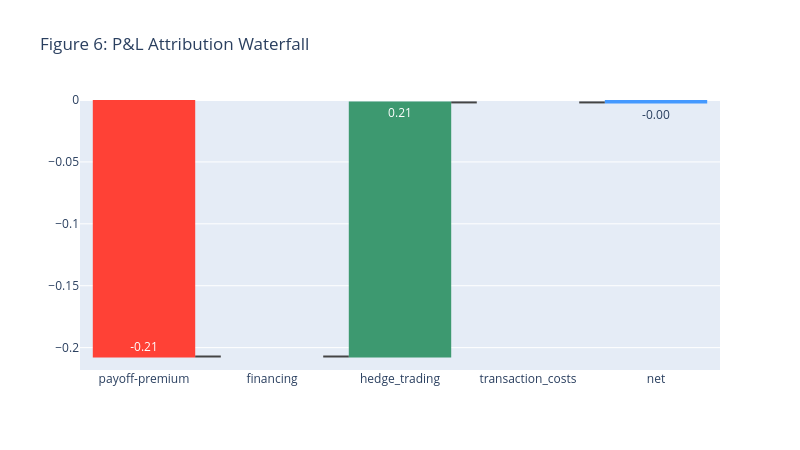

The notebook cell saved with this chart:
### Markdown cell above
## 13. Figure 6 — P&L Attribution Waterfall
Decompose average P&L into components; shows where gains/losses originate.

### Code cell
comp = {
    'payoff-premium': np.mean(res_mc['payoff_component']),
    'financing': np.mean(res_mc['financing_component']),
    'hedge_trading': np.mean(res_mc['hedge_trading_component']),
    'transaction_costs': np.mean(res_mc['transaction_cost_component']),
}
comp['net'] = sum(comp.values())

fig6 = go.Figure(go.Waterfall(
    name='P&L Attribution',
    orientation='v',
    measure=['relative', 'relative', 'relative', 'relative', 'total'],
    x=['payoff-premium', 'financing', 'hedge_trading', 'transaction_costs', 'net'],
    text=[f"{v:.2f}" for v in [comp['payoff-premium'], comp['financing'], comp['hedge_trading'], comp['transaction_costs'], comp['net']]],
    y=[comp['payoff-premium'], comp['financing'], comp['hedge_trading'], comp['transaction_costs'], comp['net']],
))
fig6.update_layout(title='Figure 6: P&L Attribution Waterfall', width=800, height=450)
fig6.show()
save_fig(fig6, 'fig_06_waterfall')

### Figure 1 — Plotly figure (JSON) as saved in the notebook; plotly's stock layout.template omitted (floating-point values rounded to 4 significant figures)
{"data": [{"measure": ["relative", "relative", "relative", "relative", "total"], "name": "P&L Attribution", "orientation": "v", "text": ["-0.21", "0.00", "0.21", "0.00", "-0.00"], "type": "waterfall", "x": ["payoff-premium", "financing", "hedge_trading", "transaction_costs", "net"], "y": [-0.2072, 0, 0.2052, 0, -0.001959]}], "layout": {"height": 450, "title": {"text": "Figure 6: P&L Attribution Waterfall"}, "width": 800}}
